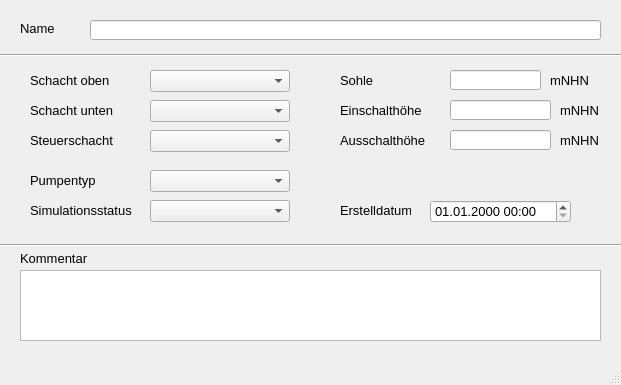
<?xml version="1.0" encoding="UTF-8"?>
<ui version="4.0">
 <class>MainWindow</class>
 <widget class="QMainWindow" name="MainWindow">
  <property name="geometry">
   <rect>
    <x>0</x>
    <y>0</y>
    <width>621</width>
    <height>385</height>
   </rect>
  </property>
  <property name="font">
   <font>
    <family>Tahoma</family>
    <pointsize>10</pointsize>
   </font>
  </property>
  <property name="windowTitle">
   <string>MainWindow</string>
  </property>
  <widget class="QWidget" name="centralwidget">
   <widget class="QLabel" name="label">
    <property name="geometry">
     <rect>
      <x>20</x>
      <y>20</y>
      <width>46</width>
      <height>16</height>
     </rect>
    </property>
    <property name="text">
     <string>Name</string>
    </property>
   </widget>
   <widget class="QLabel" name="label_20">
    <property name="geometry">
     <rect>
      <x>30</x>
      <y>130</y>
      <width>91</width>
      <height>21</height>
     </rect>
    </property>
    <property name="text">
     <string>Steuerschacht</string>
    </property>
   </widget>
   <widget class="QLabel" name="label_18">
    <property name="geometry">
     <rect>
      <x>30</x>
      <y>170</y>
      <width>91</width>
      <height>21</height>
     </rect>
    </property>
    <property name="text">
     <string>Pumpentyp</string>
    </property>
   </widget>
   <widget class="QLabel" name="label_70">
    <property name="geometry">
     <rect>
      <x>340</x>
      <y>200</y>
      <width>71</width>
      <height>21</height>
     </rect>
    </property>
    <property name="text">
     <string>Erstelldatum</string>
    </property>
   </widget>
   <widget class="Line" name="line">
    <property name="geometry">
     <rect>
      <x>0</x>
      <y>40</y>
      <width>631</width>
      <height>31</height>
     </rect>
    </property>
    <property name="orientation">
     <enum>Qt::Horizontal</enum>
    </property>
   </widget>
   <widget class="Line" name="line_2">
    <property name="geometry">
     <rect>
      <x>0</x>
      <y>230</y>
      <width>631</width>
      <height>31</height>
     </rect>
    </property>
    <property name="orientation">
     <enum>Qt::Horizontal</enum>
    </property>
   </widget>
   <widget class="QLabel" name="label_14">
    <property name="geometry">
     <rect>
      <x>20</x>
      <y>250</y>
      <width>81</width>
      <height>16</height>
     </rect>
    </property>
    <property name="text">
     <string>Kommentar</string>
    </property>
   </widget>
   <widget class="QLabel" name="label_21">
    <property name="geometry">
     <rect>
      <x>340</x>
      <y>130</y>
      <width>100</width>
      <height>21</height>
     </rect>
    </property>
    <property name="text">
     <string>Ausschalthöhe</string>
    </property>
   </widget>
   <widget class="QLabel" name="label_22">
    <property name="geometry">
     <rect>
      <x>30</x>
      <y>200</y>
      <width>121</width>
      <height>21</height>
     </rect>
    </property>
    <property name="text">
     <string>Simulationsstatus</string>
    </property>
   </widget>
   <widget class="QLabel" name="label_7">
    <property name="geometry">
     <rect>
      <x>30</x>
      <y>100</y>
      <width>91</width>
      <height>21</height>
     </rect>
    </property>
    <property name="text">
     <string>Schacht unten</string>
    </property>
   </widget>
   <widget class="QLabel" name="label_8">
    <property name="geometry">
     <rect>
      <x>30</x>
      <y>70</y>
      <width>111</width>
      <height>21</height>
     </rect>
    </property>
    <property name="text">
     <string>Schacht oben</string>
    </property>
   </widget>
   <widget class="QLabel" name="label_9">
    <property name="geometry">
     <rect>
      <x>340</x>
      <y>70</y>
      <width>71</width>
      <height>21</height>
     </rect>
    </property>
    <property name="text">
     <string>Sohle</string>
    </property>
   </widget>
   <widget class="QLabel" name="label_23">
    <property name="geometry">
     <rect>
      <x>340</x>
      <y>100</y>
      <width>100</width>
      <height>21</height>
     </rect>
    </property>
    <property name="text">
     <string>Einschalthöhe</string>
    </property>
   </widget>
   <widget class="QLineEdit" name="pnam">
    <property name="geometry">
     <rect>
      <x>90</x>
      <y>20</y>
      <width>511</width>
      <height>20</height>
     </rect>
    </property>
   </widget>
   <widget class="QComboBox" name="schoben">
    <property name="geometry">
     <rect>
      <x>150</x>
      <y>70</y>
      <width>140</width>
      <height>22</height>
     </rect>
    </property>
   </widget>
   <widget class="QComboBox" name="schunten">
    <property name="geometry">
     <rect>
      <x>150</x>
      <y>100</y>
      <width>140</width>
      <height>22</height>
     </rect>
    </property>
   </widget>
   <widget class="QLineEdit" name="sohle">
    <property name="geometry">
     <rect>
      <x>450</x>
      <y>70</y>
      <width>91</width>
      <height>20</height>
     </rect>
    </property>
   </widget>
   <widget class="QComboBox" name="pumpentyp">
    <property name="geometry">
     <rect>
      <x>150</x>
      <y>170</y>
      <width>140</width>
      <height>22</height>
     </rect>
    </property>
   </widget>
   <widget class="QComboBox" name="simstatus">
    <property name="geometry">
     <rect>
      <x>150</x>
      <y>200</y>
      <width>140</width>
      <height>22</height>
     </rect>
    </property>
   </widget>
   <widget class="QComboBox" name="steuersch">
    <property name="geometry">
     <rect>
      <x>150</x>
      <y>130</y>
      <width>140</width>
      <height>22</height>
     </rect>
    </property>
   </widget>
   <widget class="QLineEdit" name="einschalthoehe">
    <property name="geometry">
     <rect>
      <x>450</x>
      <y>100</y>
      <width>101</width>
      <height>20</height>
     </rect>
    </property>
   </widget>
   <widget class="QLineEdit" name="ausschalthoehe">
    <property name="geometry">
     <rect>
      <x>450</x>
      <y>130</y>
      <width>101</width>
      <height>20</height>
     </rect>
    </property>
   </widget>
   <widget class="QTextEdit" name="kommentar">
    <property name="geometry">
     <rect>
      <x>20</x>
      <y>270</y>
      <width>581</width>
      <height>71</height>
     </rect>
    </property>
   </widget>
   <widget class="QgsDateTimeEdit" name="createdat">
    <property name="geometry">
     <rect>
      <x>430</x>
      <y>200</y>
      <width>141</width>
      <height>23</height>
     </rect>
    </property>
    <property name="currentSection">
     <enum>QDateTimeEdit::DaySection</enum>
    </property>
    <property name="displayFormat">
     <string>dd.MM.yyyy HH:mm</string>
    </property>
   </widget>
   <widget class="QLabel" name="label_4">
    <property name="geometry">
     <rect>
      <x>550</x>
      <y>70</y>
      <width>50</width>
      <height>21</height>
     </rect>
    </property>
    <property name="text">
     <string>mNHN</string>
    </property>
   </widget>
   <widget class="QLabel" name="label_10">
    <property name="geometry">
     <rect>
      <x>560</x>
      <y>100</y>
      <width>50</width>
      <height>21</height>
     </rect>
    </property>
    <property name="text">
     <string>mNHN</string>
    </property>
   </widget>
   <widget class="QLabel" name="label_11">
    <property name="geometry">
     <rect>
      <x>560</x>
      <y>130</y>
      <width>50</width>
      <height>21</height>
     </rect>
    </property>
    <property name="text">
     <string>mNHN</string>
    </property>
   </widget>
  </widget>
  <widget class="QMenuBar" name="menubar">
   <property name="geometry">
    <rect>
     <x>0</x>
     <y>0</y>
     <width>621</width>
     <height>22</height>
    </rect>
   </property>
  </widget>
  <widget class="QStatusBar" name="statusbar"/>
 </widget>
 <customwidgets>
  <customwidget>
   <class>QgsDateTimeEdit</class>
   <extends>QDateTimeEdit</extends>
   <header>qgsdatetimeedit.h</header>
  </customwidget>
 </customwidgets>
 <tabstops>
  <tabstop>pnam</tabstop>
  <tabstop>schoben</tabstop>
  <tabstop>schunten</tabstop>
  <tabstop>sohle</tabstop>
  <tabstop>pumpentyp</tabstop>
  <tabstop>simstatus</tabstop>
  <tabstop>steuersch</tabstop>
  <tabstop>einschalthoehe</tabstop>
  <tabstop>ausschalthoehe</tabstop>
  <tabstop>kommentar</tabstop>
 </tabstops>
 <resources/>
 <connections/>
</ui>
